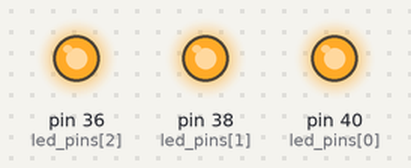
The program below on a simulated Raspberry Pi (header pin numbers). Parts: output pins drawn as LEDs (lit = HIGH).

Above: at 0.5 s.
At 3.5 s:
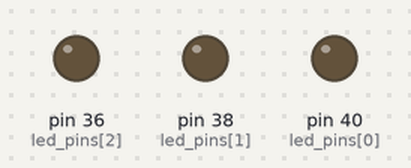
Timing chart, 0 to 4.6 s (numbered marks = the images above):
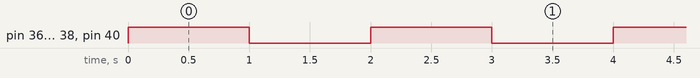

Measured:
- by itself, pin 36 (led_pins[2]), pin 38 (led_pins[1]), pin 40 (led_pins[0]): alternates HIGH for 1.0 s and LOW for 1.0 s

The program:

leds_parpadeo.py
```python
import RPi.GPIO as GPIO
import time

# Definir los pines GPIO
led_pins = [40, 38, 36]  # Números físicos de los pines

# Configurar GPIO
GPIO.setmode(GPIO.BOARD)  # Usar numeración física de pines
GPIO.setup(led_pins, GPIO.OUT)  # Configurar pines como salida

try:
    while True:
        # Encender los LEDs
        for pin in led_pins:
            GPIO.output(pin, GPIO.HIGH)
        time.sleep(1)

        # Apagar los LEDs
        for pin in led_pins:
            GPIO.output(pin, GPIO.LOW)
        time.sleep(1)

except KeyboardInterrupt:
    print("Saliendo...")
    GPIO.cleanup()  # Limpiar configuración de los pines al salir
```
